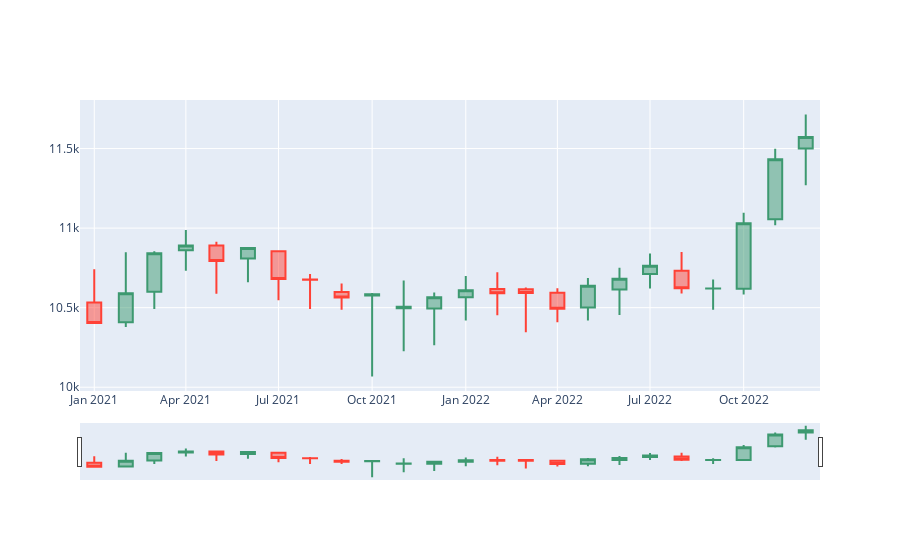

The cell this chart's notebook holds for it:
### Code cell
fig = go.Figure(data=[go.Candlestick(x=df['Date'],
                open=df['Open'],
                high=df['High'],
                low=df['Low'],
                close=df['Close'])])

fig.show()
